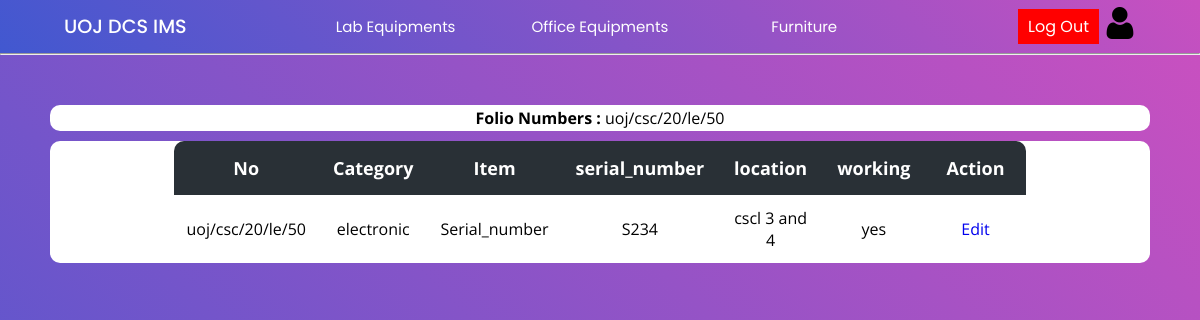
Before: /Project/lab/labItems.php?searchItems=true&id=180 (signed in) with the older database file.
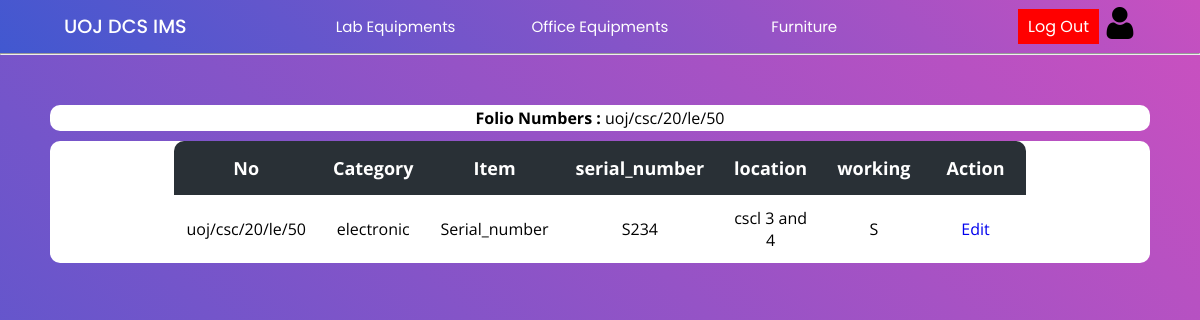
After: the same page with the newer database file.
### tables this page shows
CREATE TABLE `items` (
  `invoice_id` int(11) NOT NULL,
  `set_id` varchar(60) NOT NULL,
  `category` varchar(100) NOT NULL,
  `item` varchar(100) NOT NULL,
  `serial_number` varchar(30) NOT NULL,
  `location` varchar(100) NOT NULL,
  `working` enum('yes','no','R','T','D','S') NOT NULL
);

### Project/lab/labItems.php (the view, shortened to what this page needs)
<?php
include("../config/connection.php");
?>
<!DOCTYPE html>
<html lang="en">
<head>
    <link rel="stylesheet" href="../css/lab.css">
    <link rel="stylesheet" href="../css/main.css">
</head>
<body>
    <?php include("../header/header.php"); ?>
    <hr>
    <div class="main-container">
        <?php
        if (isset($_GET['searchItems'])) {
            $id = $_GET['id'];
            $query = "SELECT * FROM items WHERE invoice_id = $id";
            $result = mysqli_query($con, $query);
            if (mysqli_num_rows($result) > 0) {
        ?>
                <div class="table-con" style="background-color:white;margin-bottom:10px;padding:2px;">
                    <?php
                    $query1 = "SELECT 	folio_number FROM invoice WHERE invoice_id = $id";
                    $result1 = $con->query($query1);
                    if ($result1) {
                        $row = $result1->fetch_assoc();
                        $value = $row['folio_number'];
                        echo "<b>Folio Numbers :</b> $value";
                    } else {
                        echo "Query error: " . $con->error;
                    }
                    ?>
                </div>
                <div class="table-con">
                    <table>
                        <thead>
                            <tr>
                                <th>No</th>
                                <th>Category</th>
                                <th>Item</th>
                                <th>serial_number</th>
                                <th>location</th>
                                <th>working</th>
                                <th>Action</th>
                            </tr>
                        </thead>
                        <tbody>
                            <?php
                            while ($row = mysqli_fetch_array($result)) {
                            ?>
                                <tr>
                                    <td>
                                        <?php
                                        echo $row['set_id'];
                                        ?>
                                        </a></td>
                                    <td><?php echo $row['category'] ?></a></td>
                                    <td><?php echo $row['item'] ?></td>
                                    <td><?php echo $row['serial_number'] ?></td>
                                    <td><?php echo $row['location'] ?></td>
                                    <td><?php echo $row['working'] ?></td>
                                    <td>
                                        <a href="updateItems.php?id=<?php echo $row['invoice_id'] ?>&setid=<?php echo $row['set_id'] ?>&item=<?php echo $row['item']; ?>">Edit</a>
                                    </td>
                                </tr>
                    <?php
                            }
                        } else {
                            echo "No data";
                        }
                    }
                    ?>
                        </tbody>
                    </table>
                </div>
    </div>
</body>
</html>

Changed rows visible on the page:
changed items "uoj/csc/20/le/50": working "yes" → "S"
